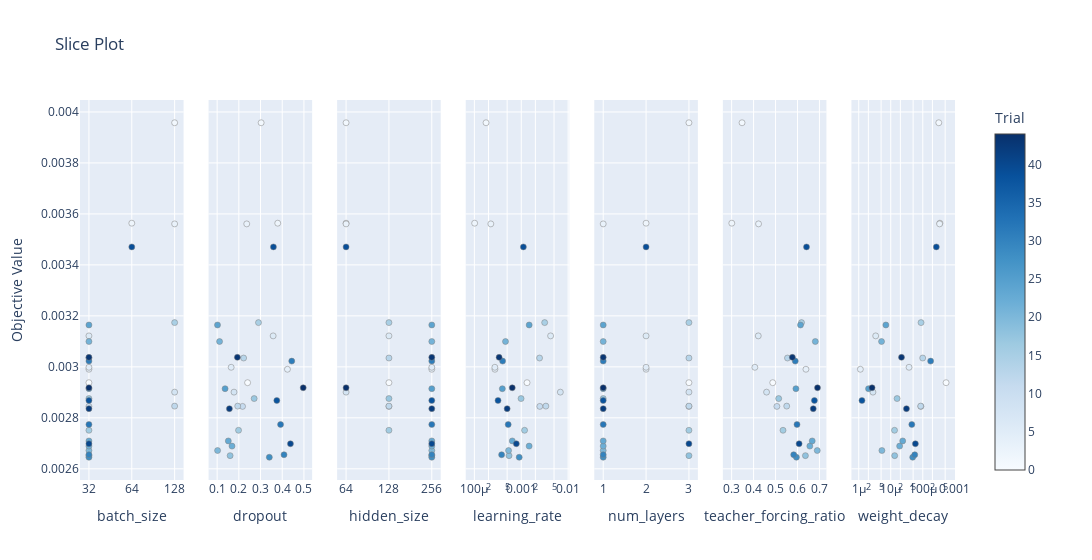

Source (notebook cell):
### Code cell
# 4. Slice plot for each parameter
fig = plot_slice(study)
fig.show()
